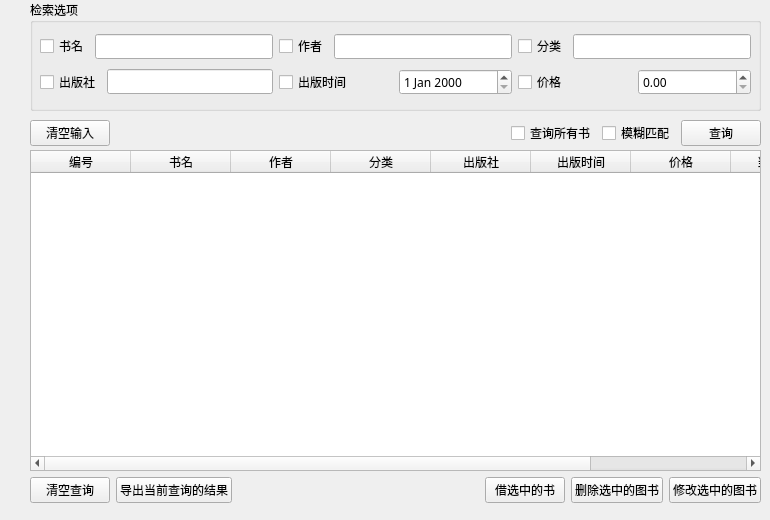
        <widget class="QWidget" name="searchBookTab">
         <property name="enabled">
          <bool>true</bool>
         </property>
         <property name="font">
          <font>
           <family>PingFang SC</family>
          </font>
         </property>
         <attribute name="title">
          <string>书目检索</string>
         </attribute>
         <widget class="QTableWidget" name="bookShowTableWidget">
          <property name="geometry">
           <rect>
            <x>30</x>
            <y>150</y>
            <width>731</width>
            <height>321</height>
           </rect>
          </property>
          <property name="font">
           <font>
            <family>PingFang SC</family>
            <weight>50</weight>
            <bold>false</bold>
           </font>
          </property>
          <property name="editTriggers">
           <set>QAbstractItemView::NoEditTriggers</set>
          </property>
          <property name="selectionMode">
           <enum>QAbstractItemView::SingleSelection</enum>
          </property>
          <property name="selectionBehavior">
           <enum>QAbstractItemView::SelectRows</enum>
          </property>
          <property name="showGrid">
           <bool>true</bool>
          </property>
          <property name="gridStyle">
           <enum>Qt::SolidLine</enum>
          </property>
          <property name="sortingEnabled">
           <bool>false</bool>
          </property>
          <property name="wordWrap">
           <bool>false</bool>
          </property>
          <property name="cornerButtonEnabled">
           <bool>true</bool>
          </property>
          <property name="rowCount">
           <number>0</number>
          </property>
          <column>
           <property name="text">
            <string>编号</string>
           </property>
           <property name="font">
            <font>
             <family>PingFang SC</family>
            </font>
           </property>
          </column>
          <column>
           <property name="text">
            <string>书名</string>
           </property>
           <property name="font">
            <font>
             <family>PingFang SC</family>
            </font>
           </property>
          </column>
          <column>
           <property name="text">
            <string>作者</string>
           </property>
           <property name="font">
            <font>
             <family>PingFang SC</family>
            </font>
           </property>
          </column>
          <column>
           <property name="text">
            <string>分类</string>
           </property>
           <property name="font">
            <font>
             <family>PingFang SC</family>
            </font>
           </property>
          </column>
          <column>
           <property name="text">
            <string>出版社</string>
           </property>
           <property name="font">
            <font>
             <family>PingFang SC</family>
            </font>
           </property>
          </column>
          <column>
           <property name="text">
            <string>出版时间</string>
           </property>
           <property name="font">
            <font>
             <family>PingFang SC</family>
            </font>
           </property>
          </column>
          <column>
           <property name="text">
            <string>价格</string>
           </property>
          </column>
          <column>
           <property name="text">
            <string>当前库存</string>
           </property>
           <property name="font">
            <font>
             <family>PingFang SC</family>
            </font>
           </property>
          </column>
          <column>
           <property name="text">
            <string>借出数量</string>
           </property>
          </column>
         </widget>
         <widget class="QGroupBox" name="groupBox_1">
          <property name="geometry">
           <rect>
            <x>30</x>
            <y>0</y>
            <width>731</width>
            <height>111</height>
           </rect>
          </property>
          <property name="font">
           <font>
            <family>PingFang SC</family>
           </font>
          </property>
          <property name="title">
           <string>检索选项</string>
          </property>
          <widget class="QWidget" name="layoutWidget_2">
           <property name="geometry">
            <rect>
             <x>10</x>
             <y>30</y>
             <width>711</width>
             <height>69</height>
            </rect>
           </property>
           <property name="font">
            <font>
             <family>PingFang SC</family>
            </font>
           </property>
           <layout class="QGridLayout" name="gridLayout_1">
            <item row="0" column="0">
             <layout class="QHBoxLayout" name="horizontalLayout_1">
              <item>
               <widget class="QCheckBox" name="searchBookNameCheckBox">
                <property name="font">
                 <font>
                  <family>PingFang SC</family>
                 </font>
                </property>
                <property name="text">
                 <string>书名</string>
                </property>
               </widget>
              </item>
              <item>
               <widget class="QLineEdit" name="searchBookNameLineEdit">
                <property name="font">
                 <font>
                  <family>PingFang SC</family>
                 </font>
                </property>
               </widget>
              </item>
             </layout>
            </item>
            <item row="0" column="1">
             <layout class="QHBoxLayout" name="horizontalLayout_2">
              <item>
               <widget class="QCheckBox" name="searchBookAuthorCheckBox">
                <property name="font">
                 <font>
                  <family>PingFang SC</family>
                 </font>
                </property>
                <property name="text">
                 <string>作者</string>
                </property>
               </widget>
              </item>
              <item>
               <widget class="QLineEdit" name="searchBookAuthorLineEdit">
                <property name="font">
                 <font>
                  <family>PingFang SC</family>
                 </font>
                </property>
               </widget>
              </item>
             </layout>
            </item>
            <item row="0" column="2">
             <layout class="QHBoxLayout" name="horizontalLayout_3">
              <item>
               <widget class="QCheckBox" name="searchBookTypeCheckBox">
                <property name="font">
                 <font>
                  <family>PingFang SC</family>
                 </font>
                </property>
                <property name="text">
                 <string>分类</string>
                </property>
               </widget>
              </item>
              <item>
               <widget class="QLineEdit" name="searchBookTypeLineEdit">
                <property name="font">
                 <font>
                  <family>PingFang SC</family>
                 </font>
                </property>
               </widget>
              </item>
             </layout>
            </item>
            <item row="1" column="0">
             <layout class="QHBoxLayout" name="horizontalLayout_4">
              <item>
               <widget class="QCheckBox" name="searchBookPressCheckBox">
                <property name="font">
                 <font>
                  <family>PingFang SC</family>
                 </font>
                </property>
                <property name="text">
                 <string>出版社</string>
                </property>
               </widget>
              </item>
              <item>
               <widget class="QLineEdit" name="searchBookPressLineEdit">
                <property name="font">
                 <font>
                  <family>PingFang SC</family>
                 </font>
                </property>
               </widget>
              </item>
             </layout>
            </item>
            <item row="1" column="1">
             <layout class="QHBoxLayout" name="horizontalLayout_5">
              <item>
               <widget class="QCheckBox" name="searchBookPubTimeCheckBox">
                <property name="font">
                 <font>
                  <family>PingFang SC</family>
                 </font>
                </property>
                <property name="text">
                 <string>出版时间</string>
                </property>
               </widget>
              </item>
              <item>
               <widget class="QDateEdit" name="searchBookPubTimeDateEdit">
                <property name="font">
                 <font>
                  <family>PingFang SC</family>
                 </font>
                </property>
               </widget>
              </item>
             </layout>
            </item>
            <item row="1" column="2">
             <layout class="QHBoxLayout" name="horizontalLayout_6">
              <item>
               <widget class="QCheckBox" name="searchBookPriceCheckBox">
                <property name="font">
                 <font>
                  <family>PingFang SC</family>
                 </font>
                </property>
                <property name="text">
                 <string>价格</string>
                </property>
               </widget>
              </item>
              <item>
               <widget class="QDoubleSpinBox" name="searchBookPriceDoubleSpinBox">
                <property name="font">
                 <font>
                  <family>PingFang SC</family>
                 </font>
                </property>
               </widget>
              </item>
             </layout>
            </item>
           </layout>
          </widget>
         </widget>
         <widget class="QWidget" name="layoutWidget">
          <property name="geometry">
           <rect>
            <x>30</x>
            <y>110</y>
            <width>731</width>
            <height>47</height>
           </rect>
          </property>
          <property name="font">
           <font>
            <family>PingFang SC</family>
           </font>
          </property>
          <layout class="QHBoxLayout" name="horizontalLayout_7">
           <item>
            <widget class="QPushButton" name="clearInputSearchBookPushButton">
             <property name="font">
              <font>
               <family>PingFang SC</family>
              </font>
             </property>
             <property name="text">
              <string>清空输入</string>
             </property>
            </widget>
           </item>
           <item>
            <spacer name="horizontalSpacer_1">
             <property name="font">
              <font>
               <family>PingFang SC</family>
              </font>
             </property>
             <property name="orientation">
              <enum>Qt::Horizontal</enum>
             </property>
             <property name="sizeHint" stdset="0">
              <size>
               <width>40</width>
               <height>20</height>
              </size>
             </property>
            </spacer>
           </item>
           <item>
            <layout class="QHBoxLayout" name="horizontalLayout_8">
             <item>
              <widget class="QCheckBox" name="searchAllBooksCheckBox">
               <property name="font">
                <font>
                 <family>PingFang SC</family>
                </font>
               </property>
               <property name="text">
                <string>查询所有书</string>
               </property>
               <property name="checked">
                <bool>false</bool>
               </property>
              </widget>
             </item>
             <item>
              <widget class="QCheckBox" name="vagueBookCheckBox">
               <property name="font">
                <font>
                 <family>PingFang SC</family>
                </font>
               </property>
               <property name="text">
                <string>模糊匹配</string>
               </property>
              </widget>
             </item>
             <item>
              <widget class="QPushButton" name="quearyBookPushButton">
               <property name="font">
                <font>
                 <family>PingFang SC</family>
                </font>
               </property>
               <property name="text">
                <string>查询</string>
               </property>
               <property name="shortcut">
                <string/>
               </property>
               <property name="autoDefault">
                <bool>false</bool>
               </property>
               <property name="flat">
                <bool>false</bool>
               </property>
              </widget>
             </item>
            </layout>
           </item>
          </layout>
         </widget>
         <widget class="QWidget" name="layoutWidget">
          <property name="geometry">
           <rect>
            <x>30</x>
            <y>470</y>
            <width>731</width>
            <height>41</height>
           </rect>
          </property>
          <property name="font">
           <font>
            <family>PingFang SC</family>
           </font>
          </property>
          <layout class="QHBoxLayout" name="horizontalLayout_9">
           <item>
            <layout class="QHBoxLayout" name="horizontalLayout_11">
             <item>
              <widget class="QPushButton" name="clearBookShowPushButton">
               <property name="font">
                <font>
                 <family>PingFang SC</family>
                </font>
               </property>
               <property name="text">
                <string>清空查询</string>
               </property>
              </widget>
             </item>
             <item>
              <widget class="QPushButton" name="exportResultBookPushButton">
               <property name="font">
                <font>
                 <family>PingFang SC</family>
                </font>
               </property>
               <property name="text">
                <string>导出当前查询的结果</string>
               </property>
              </widget>
             </item>
            </layout>
           </item>
           <item>
            <spacer name="horizontalSpacer_6">
             <property name="font">
              <font>
               <family>PingFang SC</family>
              </font>
             </property>
             <property name="orientation">
              <enum>Qt::Horizontal</enum>
             </property>
             <property name="sizeHint" stdset="0">
              <size>
               <width>40</width>
               <height>20</height>
              </size>
             </property>
            </spacer>
           </item>
           <item>
            <layout class="QHBoxLayout" name="horizontalLayout_10">
             <item>
              <widget class="QPushButton" name="borrowBookPushButton">
               <property name="enabled">
                <bool>true</bool>
               </property>
               <property name="font">
                <font>
                 <family>PingFang SC</family>
                </font>
               </property>
               <property name="text">
                <string>借选中的书</string>
               </property>
              </widget>
             </item>
             <item>
              <widget class="QPushButton" name="deleteBookPushButton">
               <property name="font">
                <font>
                 <family>PingFang SC</family>
                </font>
               </property>
               <property name="text">
                <string>删除选中的图书</string>
               </property>
              </widget>
             </item>
             <item>
              <widget class="QPushButton" name="modifyBookPushButton">
               <property name="font">
                <font>
                 <family>PingFang SC</family>
                </font>
               </property>
               <property name="text">
                <string>修改选中的图书</string>
               </property>
              </widget>
             </item>
            </layout>
           </item>
          </layout>
         </widget>
        </widget>
